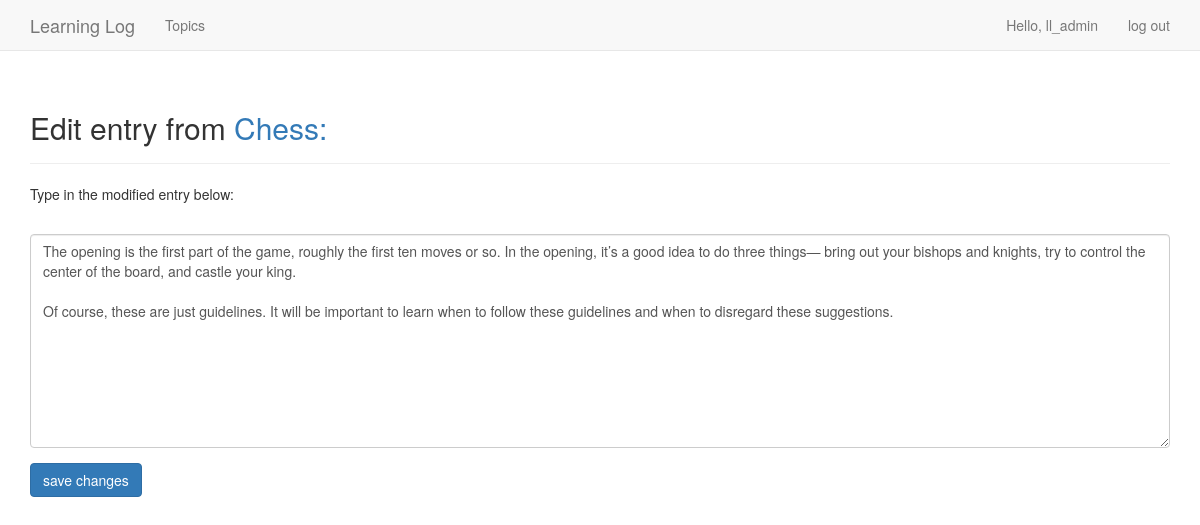
The page /edit_entry/1/ (signed in) on the database its author committed.
### learning_logs/models.py (models this page shows, shortened)
class Topic(models.Model):
    text = models.CharField(max_length=200)
    date_added = models.DateTimeField(auto_now_add=True)
    owner = models.ForeignKey(User)
    def __str__(self):
        return self.text

class Entry(models.Model):
    topic = models.ForeignKey(Topic)
    text = models.TextField()
    date_added = models.DateTimeField(auto_now_add=True)
    class Meta:
        verbose_name_plural = 'entries'

### learning_logs/views.py (the view)
# urls.py: url(r'^edit_entry/(?P<entry_id>\d+)/$', views.edit_entry,
@login_required
def edit_entry(request, entry_id):
    entry = Entry.objects.get(id=entry_id)
    topic = entry.topic
    check_topic_owner(topic.owner, request.user)
    if request.method != 'POST':
        form = EntryForm(instance=entry)
    else:
        form = EntryForm(instance=entry, data= request.POST)
        if form.is_valid():
            form.save()
            return (HttpResponseRedirect(reverse('learning_logs:topic',
                                                    args=[topic.id])))
    context = {'entry': entry, 'topic': topic, 'form':form}
    return render(request, 'learning_logs/edit_entry.html', context)

### learning_logs/forms.py
class EntryForm(forms.ModelForm):
    class Meta:
        model = Entry
        fields = ['text']
        labels = {'text': ''}
        widgets = {'text': forms.Textarea(attrs={'cols':80})}

### learning_logs/views.py (called while the page is built)
def check_topic_owner(topic, user):
    if topic != user:
        raise Http404

### learning_logs/templates/learning_logs/edit_entry.html (shortened to what this page needs)
{% extends "learning_logs/base.html" %}
{% load bootstrap3 %}
{% block header %}
    <h2>Edit entry from <a href="{% url 'learning_logs:topic' topic.id %}"> {{topic}}: </a></h2>
{% endblock header %}
{% block content %}
    <p>Type in the modified entry below:</p>
    <form action="{% url 'learning_logs:edit_entry' entry.id %}" method='post' class='form'>
        {% bootstrap_form form %}
        {% buttons %}
            <button name="submit" class="btn btn-primary">save changes</button>
        {% endbuttons %}
    </form>
{% endblock content %}

### learning_logs/templates/learning_logs/base.html (shortened to what this page needs)
{% load bootstrap3 %}
<!DOCTYPE html>
<html lang="en">
    <head>
        {% bootstrap_css %}
    </head>
    <body>
        <nav class="navbar navbar-default navbar-static-top">
            <div class="container">
                <div class="navbar-header">
                    <a class="navbar-brand" href="{% url 'learning_logs:index' %}">Learning Log</a>
                </div>
                <div id="navbar" class="navbar-collapse collapse">
                    <ul class="nav navbar-nav">
                        <li><a href="{% url 'learning_logs:topics' %}">Topics</a></li>
                    </ul>
                    <ul class="nav navbar-nav navbar-right">
                        {% if user.is_authenticated %}
                            <li><a>Hello, {{user.username}}</a></li>
                            <li><a href="{% url 'users:logout' %}">log out</a></li>
                        {% else %}
                            <li><a href="{% url 'users:register' %}">register</a></li>
                            <li><a href="{% url 'users:login' %}">log in</a></li>
                        {% endif %}
                    </ul>
                </div>
            </div>
        </nav>
        <div class="container">
            <div class="page-header">
                {% block header %}{% endblock header %}
            </div>
            <div>
                {% block content %}{% endblock content %}
            </div>
        </div>
    </body>
</html>

### rows shown on the page
Topic: text "Chess"
Entry: text "The opening is the first part of the game, roughly the first ten moves or so. In the opening, it’s a good idea to do three things— bring out your bishops and knights, try to control the center of the board, and castle your king. Of course, these are just guidelines. It will be important to learn when to follow these guidelines and when to disregard these suggestions."

### other values the page prints
{{ user.username }} "ll_admin"
